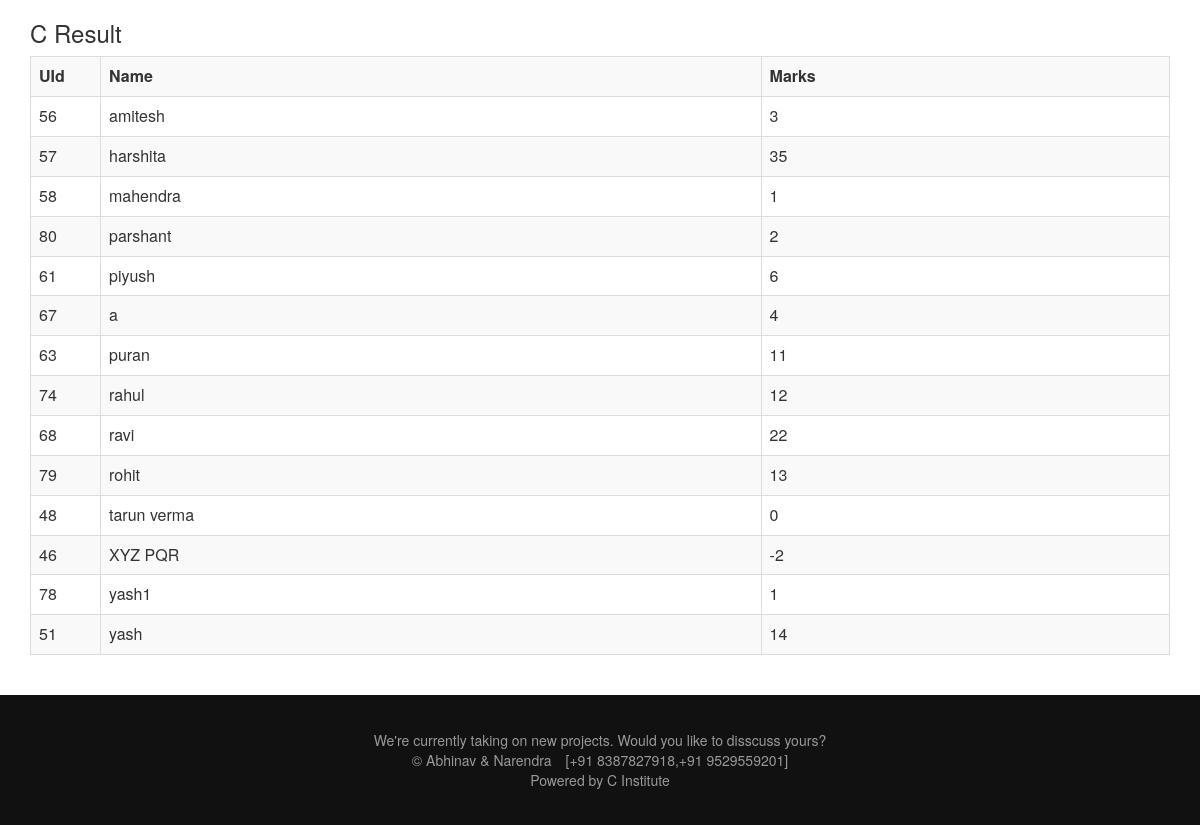
The app's page /admin/result-list.php?subject=c (signed in) with its own data.
### tables this page shows
CREATE TABLE `user_signup` (
  `id` int(11) NOT NULL,
  `email` varchar(32) NOT NULL,
  `name` varchar(32) NOT NULL,
  `phone` bigint(10) NOT NULL,
  `passwd` varchar(32) NOT NULL
);

CREATE TABLE `user_data` (
  `email` varchar(32) NOT NULL,
  `sem` int(1) NOT NULL,
  `branch` varchar(32) NOT NULL,
  `college` varchar(256) NOT NULL,
  `c` varchar(10) DEFAULT NULL,
  `cpp` varchar(10) DEFAULT NULL,
  `java` varchar(10) DEFAULT NULL
);

### admin/result-list.php (the view, shortened to what this page needs)
<html>
<head>
    <link rel="stylesheet" href="https://maxcdn.bootstrapcdn.com/bootstrap/3.3.7/css/bootstrap.min.css">
</head>
<body>
<?php
require_once('../includes/config.php');
extract($_GET);
if($subject=="c") $show_sub="C";
	else if($subject=="cpp") $show_sub="KBC";
		else $show_sub="Puzzle";
echo '<div class="container">';
echo '<h3>'.$show_sub.' Result</h3>';
echo '<table class="table table-striped table-hover table-bordered">';
$query_id="SELECT * FROM user_signup";
$result_id=$conn->query($query_id);
if($result_id->num_rows>0)
{	echo '<tr><th width="70">UId</th><th>Name</th>'; if($subject=="java") echo '<th>Time Consumed</th>';
	echo '<th>Marks</th></tr>';
	while($rows_id=$result_id->fetch_assoc())
	{
		$query="SELECT c,cpp,java FROM user_data where email='".$rows_id['email']."'";
		$result=$conn->query($query);
		$row=$result->fetch_assoc();
		if($subject=='c')
		{
			if($row['c']=='checked')
			{
				$table='_'.$rows_id['id'].'_c_result';
				$query_res="SELECT * FROM ".$table;
				$result_res=$conn->query($query_res);
				$r=0;$w=0;$total=0;
				while($row_res=$result_res->fetch_assoc())
				{
				if($row_res['is_right']==1) $r++;
				if($row_res['is_wrong']==1) $w++;
				}
					$total=$r*4-$w*1;
				echo '<tr><td>'.$rows_id['id'].'</td><td>'.$rows_id['name'].'</td><td>'.$total.'</td></tr>';
			}
		}
	}
}
else
{
	echo "No result data";
}
echo "</table></div>";
?>
<br>
<div class="container-fluid footer" style="background-color:#111111;text-align:center;">
		<div style="display:table;;margin:0px auto;height:130px;color:#999999;">
			<div style="display:table-cell;vertical-align:middle;" >
<span style="font-size:14px;">We're currently taking on new projects. Would you like to disscuss yours?</span><br>
<span>&copy;&nbsp;Abhinav & Narendra&emsp;[+91 8387827918,+91 9529559201]</span><br>
<span>Powered by C Institute</span>
			</div>
		</div>
</div>
</body>
</html>

### records on screen
user_signup: id "56", name "amitesh", total "3"
user_signup: id "57", name "harshita", total "35"
user_signup: id "58", name "mahendra", total "1"
user_signup: id "80", name "parshant", total "2"
user_signup: id "61", name "piyush", total "6"
user_signup: id "67", name "a", user_data.c "4"
user_signup: id "63", name "puran", total "11"
user_signup: id "74", name "rahul", total "12"
user_signup: id "68", name "ravi", total "22"
user_signup: id "79", name "rohit", total "13"
user_signup: id "48", name "tarun verma", user_data.c "0"
user_signup: id "46", name "XYZ PQR", user_data.c "-2"
user_signup: id "78", name "yash1", total "1"
user_signup: id "51", name "yash", total "14"

### other values on screen
$show_sub "C"
